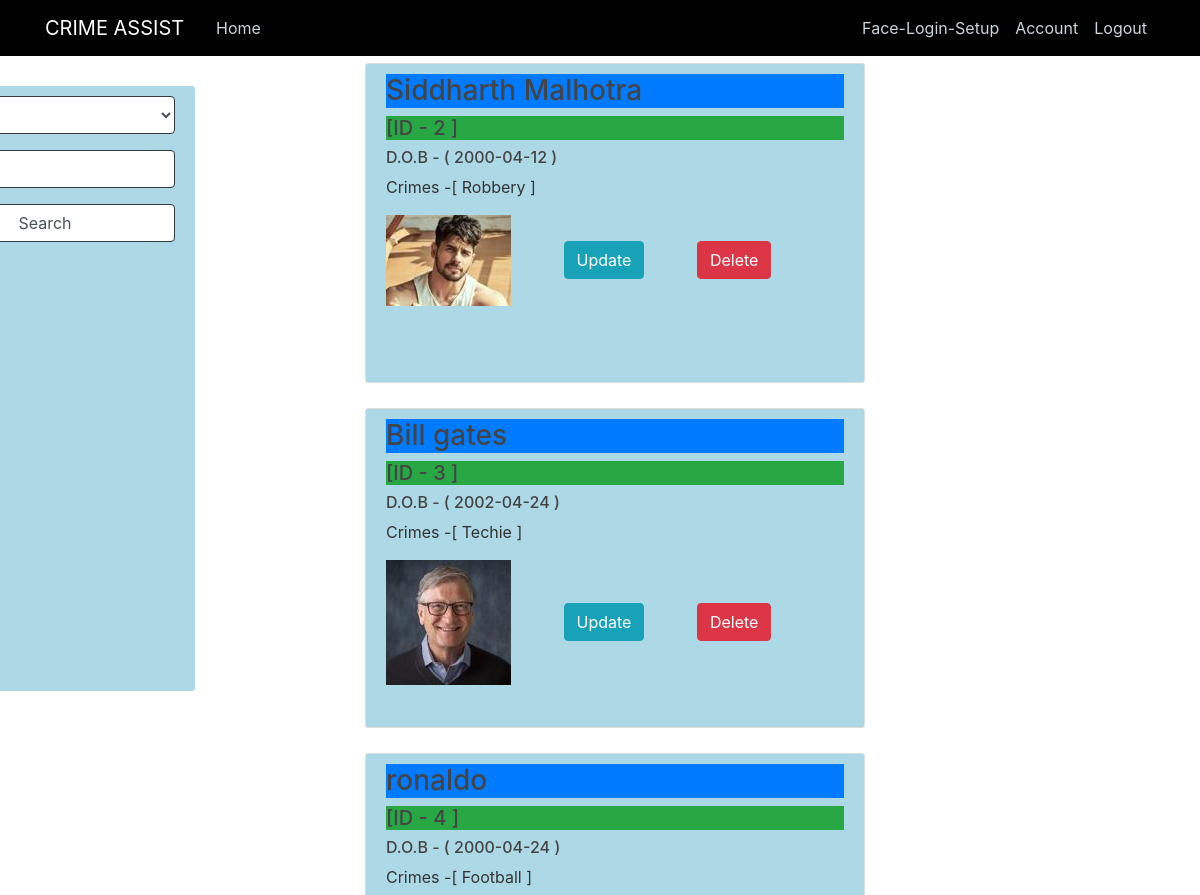
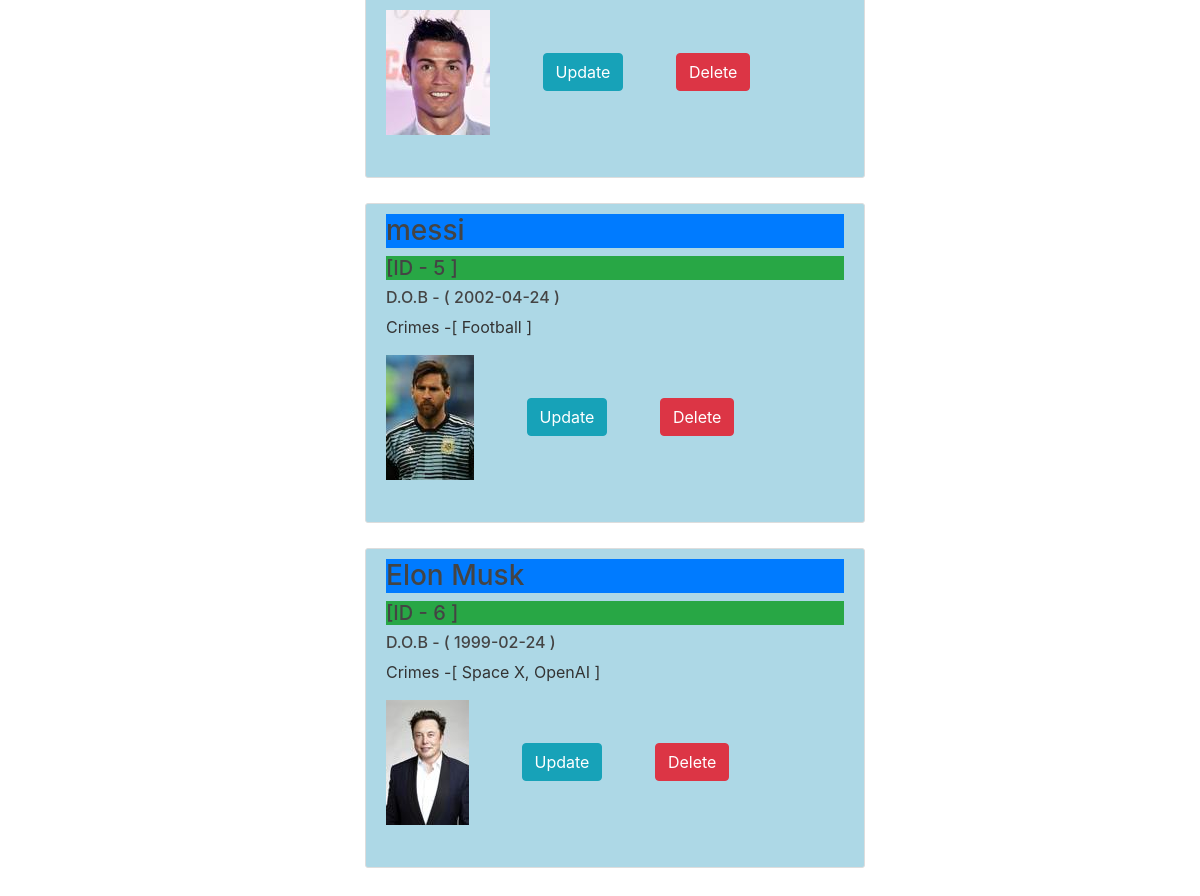
/update (signed in), run on the app's committed database (2 pictures, top to bottom).
### crimeassist/models.py (models this page shows, shortened)
class Convict(db.Model):
    id = db.Column(db.Integer,primary_key=True)
    name = db.Column(db.String(25),nullable=False)
    dob = db.Column(db.Date ,nullable = False)
    profile_image = db.Column(db.String(20),nullable=False)
    crimes = db.Column(db.Text,nullable=False)
    images = db.relationship('ConvictImage', backref = 'person', lazy=True)

### crimeassist/routes.py (the view, shortened to what this page needs)
@app.route('/update', methods=['POST', 'GET'])
@login_required
def update():
    form = SearchForm()
    convicts=Convict.query.all()
    return render_template('update.html', form=form,convicts=convicts)

### crimeassist/forms.py
class SearchForm(FlaskForm):
    search_using = SelectField('Search Using : ', choices = [('name', 'Name'),('id', 'ID'),('dob','D.O.B (yyyy-mm-dd)'),('crimes','Crime')],validate_choice=False)
    search = StringField('Search')
    submit  = SubmitField('Search')

### crimeassist/models.py (called while the page is built)
@login_manager.user_loader
def load_user(user_id):
    return User.query.get(user_id)

### crimeassist/templates/update.html (shortened to what this page needs)
{% extends "layout.html" %}
{% block content %}
<div class="search-bar">
    <form action="" method="POST">
      <fieldset >
        <div class="form-group">
            {% if form.search_using.errors %}
              {{ form.search_using(class="form-control form-control-md is-invalid") }}
              <div class="invalid-feedback">
                {% for error in form.search_using.errors %}
                  <span>{{ error }}</span>
                {% endfor %}
              </div>
            {% else %}
              {{ form.search_using(class="form-control form-control-md border-dark") }}
            {% endif %}
            </div>
          <div class="form-group">
            {% if form.search.errors %}
              {{ form.search(class="form-control form-control-md is-invalid") }}
              <div class="invalid-feedback">
                {% for error in form.search.errors %}
                  <span>{{ error }}</span>
                {% endfor %}
              </div>
            {% else %}
              {{ form.search(class="form-control form-control-md border-dark") }}
            {% endif %}
            </div>
            <div class="form-group">
                {% if form.submit.errors %}
                  {{ form.submit(class="form-control form-control-md is-invalid") }}
                  <div class="invalid-feedback">
                    {% for error in form.submit.errors %}
                      <span>{{ error }}</span>
                    {% endfor %}
                  </div>
                {% else %}
                  {{ form.submit(class="form-control form-control-md border-dark") }}
                {% endif %}
                </div>
    {%  if not convicts  %}
        <div class="search-convicts">
            <h3 class="bg-primary"> No search results </h3>
            <p> Kindly search with another keyword.</p>
        </div>
    {% else %}
        {% for convict in convicts %}
            <div class="search-convicts">
                <h3 class="bg-primary">{{ convict.name }} <h5 class="bg-success">[ID - {{ convict.id }} ]</h5></h3>
                <h6>D.O.B - ( {{ convict.dob }} )</h6>
                <p>Crimes -[ {{ convict.crimes }} ]</p>
                <img src="{{ url_for('static',filename = 'convict_pics/'+ convict.profile_image ) }}" alt="Photo here">
                <a href="{{ url_for('updateConvictInfo',convict_id = convict.id)  }}" class="btn btn-info ml-5"> Update</a>
                <a href="{{ url_for('deleteConvict',convict_id = convict.id)  }}" class="btn btn-danger ml-5"  onclick="return deleteConFunc();"> Delete </a>
            </div>
        {% endfor %}
    {%  endif    %}
{% endblock content %}

### crimeassist/static/style.css (style rules this page uses)
body { background-image:url("https://media.istockphoto.com/photos/digital-cyberspace-with-particles-and-digital-data-network-high-picture-id1302189748?b=1&k=20&m=1302189748&s=170667a&w=0&h=s0o2dhTh40lrWLPt6rg54S0jCUywkr6h04rDdfStMq8="); color: #333333; }
h1, h2, h3, h4, h5, h6 { color: #444444; }
.search-convicts { width:500px; height: 320px; background: lightblue; padding: 10px 20px; border: 1px solid #dddddd; border-radius: 3px; margin-bottom: 220px; margin-left:450px; margin-top:-195px; }
.search-bar { width: 300px; height: 605px; border-radius: 3px; margin-bottom: 20px; margin-top:30px; margin-left:-150px; background: lightblue; padding: 10px 20px; }

### data on the page
Convict: name "Siddharth Malhotra", id "2", dob "2000-04-12", crimes "Robbery", profile_image (picture)
Convict: name "Bill gates", id "3", dob "2002-04-24", crimes "Techie", profile_image (picture)
Convict: name "ronaldo", id "4", dob "2000-04-24", crimes "Football", profile_image (picture)
Convict: name "messi", id "5", dob "2002-04-24", crimes "Football", profile_image (picture)
Convict: name "Elon Musk", id "6", dob "1999-02-24", crimes "Space X, OpenAI", profile_image (picture)
